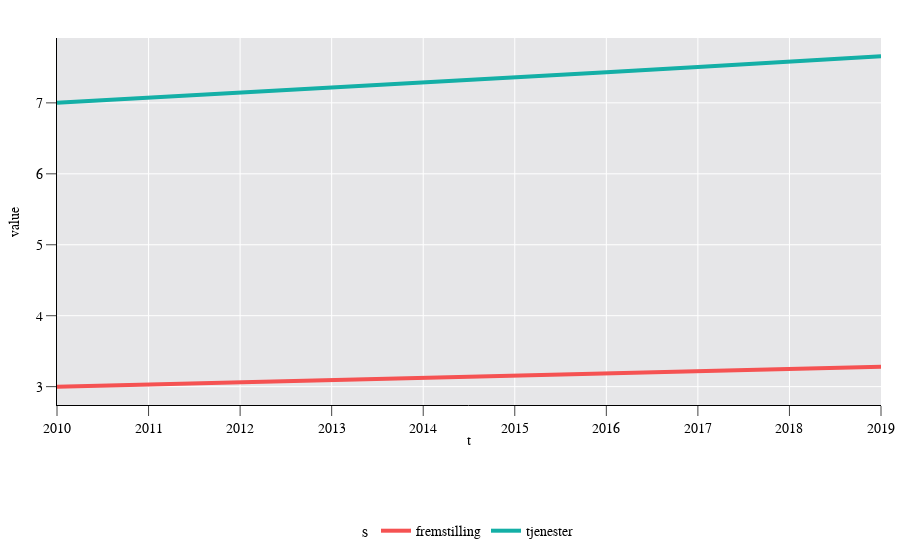

The code cell stored with this chart in its notebook:
### Markdown cell above
If the *Plotly* package is installed, DREAM-tools sets the plotting backend of Pandas to Plotly. That means Plotly is used by default when plotting or printing a Pandas objects instead of Matplotlib. Neither plotting packages handles multi-indexes well. To plot our *y* variable from befroe we could write:

### Code cell
y.unstack("s").plot()

### Figure 1 — Plotly figure (JSON) as saved in the notebook; plotly's stock layout.template omitted (floating-point values rounded to 4 significant figures)
{"data": [{"hovertemplate": "s=fremstilling<br>t=%{x}<br>value=%{y}<extra></extra>", "legendgroup": "fremstilling", "line": {"color": "rgb(245,82,82)", "dash": "solid"}, "marker": {"symbol": "circle"}, "mode": "lines", "name": "fremstilling", "orientation": "v", "showlegend": true, "type": "scatter", "x": [2010, 2011, 2012, 2013, 2014, 2015, 2016, 2017, 2018, 2019], "xaxis": "x", "y": [3, 3.03, 3.06, 3.091, 3.122, 3.153, 3.185, 3.216, 3.249, 3.281], "yaxis": "y"}, {"hovertemplate": "s=tjenester<br>t=%{x}<br>value=%{y}<extra></extra>", "legendgroup": "tjenester", "line": {"color": "rgb(20,175,166)", "dash": "solid"}, "marker": {"symbol": "circle"}, "mode": "lines", "name": "tjenester", "orientation": "v", "showlegend": true, "type": "scatter", "x": [2010, 2011, 2012, 2013, 2014, 2015, 2016, 2017, 2018, 2019], "xaxis": "x", "y": [7, 7.07, 7.141, 7.212, 7.284, 7.357, 7.431, 7.505, 7.58, 7.656], "yaxis": "y"}], "layout": {"legend": {"title": {"text": "s"}, "tracegroupgap": 0}, "xaxis": {"anchor": "y", "domain": [0, 1], "title": {"text": "t"}}, "yaxis": {"anchor": "x", "domain": [0, 1], "title": {"text": "value"}}}}
